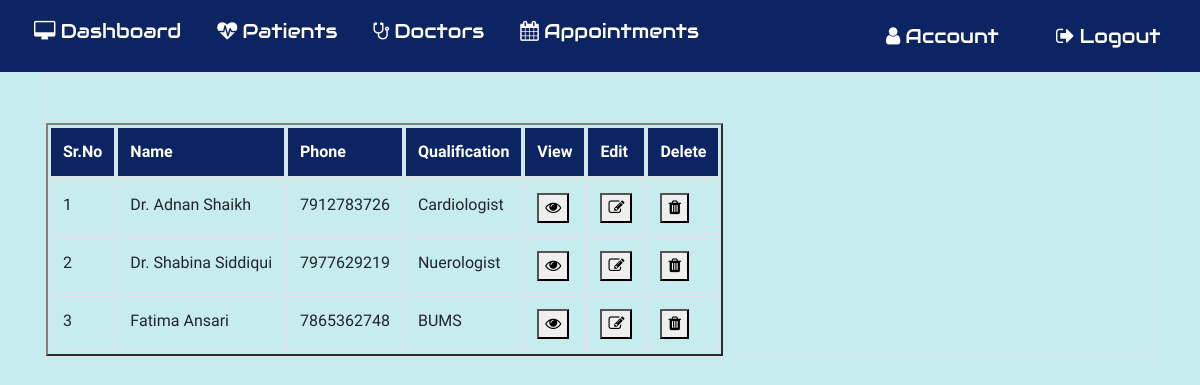
The app's page /alldoctor (signed in), older data.
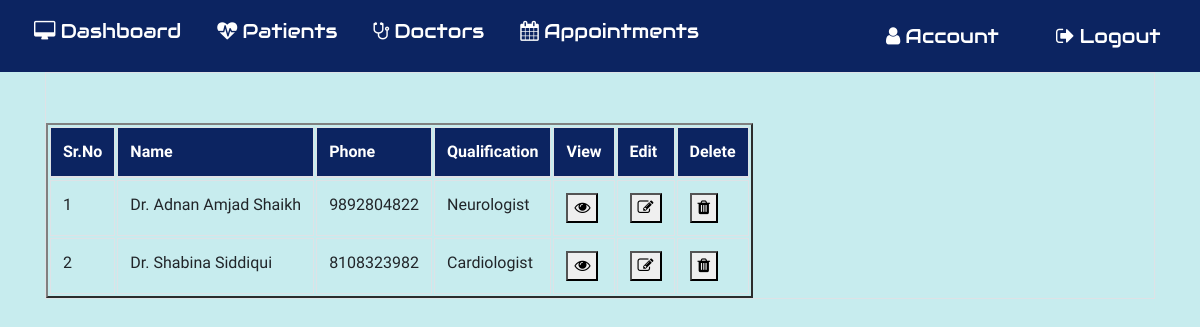
The same page, newer data.
### application/routes.py (models this page shows, shortened)
class Doctor(db.Model):
  __tablename__ = 'Doctor'
  id = db.Column(db.Integer, primary_key=True)
  dname = db.Column(db.String(20))
  dphone = db.Column(db.String(20))
  dqual = db.Column(db.String(100))
  profileimage = db.Column(db.String(20), nullable=False, default='default.jpg')

### application/routes.py (the view)
@app.route('/alldoctor',methods=['POST','GET'])
def alldoctor():
  if 'username' in session:
    if request.method=='GET':
      alldoctor=Doctor.query.all()
      return render_template('alldoctor.html',alldoctor=alldoctor)

### application/templates/alldoctor.html (shortened to what this page needs)
{% extends 'layout.html' %}{% include "includes/nav.html" %}{% block content%}
<div class="container">
  <div class="table table-bordered table-hover">
    {% if alldoctor %}
    <table border="2" cellpadding="5px">
      <thead class="thead">
        <tr>
          <th scope="col">Sr.No</th>
          <th scope="col">Name</th>
          <th scope="col">Phone</th>
          <th scope="col">Qualification</th>
          <th scope="col">View</th>
          <th scope="col">Edit</th>
          <th scope="col">Delete</th>
        </tr>
      </thead>
      {% for i in alldoctor %}
      <tr scope="row">
        <td></td>
        <td>{{ i.dname }}</td>
        <td>{{ i.dphone }}</td>
        <td>{{ i.dqual }}</td>
        <td>
          <button type="button" class="dbutton" onclick="window.location=''">
            <i class="fa fa-eye" aria-hidden="true"></i>
          </button>
        </td>
        <td>
          <button
            type="button"
            class="ubutton"
            onclick="window.location='editdoctor/{{ i.id }}'"
          >
            <i class="fa fa-pencil-square-o" aria-hidden="true"></i>
          </button>
        </td>
        <td>
          <button
            type="button"
            class="dbutton"
            onclick="window.location='deletedoctor/{{ i.id }}'"
          >
            <i class="fa fa-trash" aria-hidden="true"></i>
          </button>
        </td>
      </tr>
      {% endfor %}
    </table>
  </div>
</div>
{% endif %} {% endblock content %}

### application/templates/layout.html (shortened to what this page needs)
<!DOCTYPE html>
<html lang="en">
  <head>
    <link
      rel="stylesheet"
      href="https://maxcdn.bootstrapcdn.com/bootstrap/4.0.0/css/bootstrap.min.css"
    />
    <link
      rel="stylesheet"
      href="https://cdnjs.cloudflare.com/ajax/libs/font-awesome/4.7.0/css/font-awesome.min.css"
    />
    <link
      rel="stylesheet"
      type="text/css"
      href="{{ url_for('static', filename = 'main.css') }}"
    />
    <link
      rel="stylesheet"
      type="text/css"
      href="{{ url_for('static', filename = 'nav.css') }}"
    />
    <link
      rel="stylesheet"
      type="text/css"
      href="{{ url_for('static', filename = 'newpatient.css') }}"
    />
    <link
      rel="stylesheet"
      type="text/css"
      href="{{ url_for('static', filename = 'patrcd.css') }}"
    />
    <link
      rel="stylesheet"
      type="text/css"
      href="{{ url_for('static', filename = 'account.css')}}"
    />
    <link
      rel="stylesheet"
      href="{{ url_for('static', filename = 'viewapp.css')}}"
    />
    <link
      rel="stylesheet"
      href="{{ url_for('static', filename = 'appointment.css')}}"
    />
    <link
      rel="stylesheet"
      href="{{ url_for('static', filename = 'adddoctor.css')}}"
    />
  </head>
  <body>
    {% block nav %} {% endblock nav %} {% block content %} {% endblock content
    %}
  </body>
</html>

### application/templates/includes/nav.html (shortened to what this page needs)
{% extends 'layout.html' %} {% block nav %}
<div class="row-nav">
  <div class="nav-left">
    <nav class="navbar navbar-expand">
      <ul class="navbar-nav" navbar>
        <li class="nav-item">
          <a href="{{ url_for('home') }}" class="nav-link"
            ><i class="fa fa-desktop" aria-hidden="true">&nbsp;</i>Dashboard</a
          >
        </li>
        <li class="nav-item dropdown">
          <a href="" class="nav-link dropbtn"
            ><i class="fa fa-heartbeat" aria-hidden="true">&nbsp;</i>Patients</a
          >
        </li>
        <li class="nav-item dropdown">
          <a href="" class="nav-link dropbtn"
            ><i class="fa fa-stethoscope" aria-hidden="true">&nbsp;</i
            >Doctors</a
          >
        </li>
        <li class="nav-item dropdown">
          <a href="" class="nav-link dropbtn"
            ><i class="fa fa-calendar" aria-hidden="true">&nbsp;</i
            >Appointments</a
          >
        </li>
      </ul>
    </nav>
  </div>
  <div class="nav-right">
    <div class="acc acc-account">
      <a href="{{ url_for('account') }}" class="nav-link"
        ><i class="fa fa-user" aria-hidden="true">&nbsp;</i>Account</a
      >
    </div>
    <div class="acc acc-logout">
      <a href="{{ url_for('logout') }}" class="nav-link"
        ><i class="fa fa-sign-out" aria-hidden="true">&nbsp;</i>Logout</a
      >
    </div>
  </div>
</div>
{% endblock nav %}

### application/static/main.css (style rules this page uses)
body { background: #c7ecee; height: 100vh; width: 100vw; background-size: cover; background-position: center; font-family: "Dosis", sans-serif; }

### application/static/nav.css (style rules this page uses)
.nav-link { color: white; margin: 0 10px; font-size: 20px; border-radius: 7px; font-family: "Audiowide", cursive; }
.row-nav { display: flex; flex-direction: row; justify-content: space-between; background: #0c2461; width: 100%; height: 9%; position: static; }
.dropdown { position: relative; display: inline-block; font-family: "Audiowide", cursive; }
.nav-right { display: flex; align-items: center; }
.acc { width: 170px; align-items: flex-end; }

### application/static/patrcd.css (style rules this page uses)
body { counter-reset: Serial; }
table { border-collapse: separate; }
tr td:first-child:before { counter-increment: Serial; content: counter(Serial); }
table { margin-top: 50px; }
.container { display: flex; flex-direction: column; height: 100vh; }
.thead { background: #0c2461; color: white; }

Row changes from the older to the newer data that the page shows:
removed Doctor: dname "Fatima Ansari", dphone "7865362748", dqual "BUMS"
changed Doctor: dname "Dr. Adnan Shaikh" → "Dr. Adnan Amjad Shaikh"; dphone "7912783726" → "9892804822"; dqual "Cardiologist" → "Neurologist"
changed Doctor "Dr. Shabina Siddiqui": dphone "7977629219" → "8108323982"; dqual "Nuerologist" → "Cardiologist"
